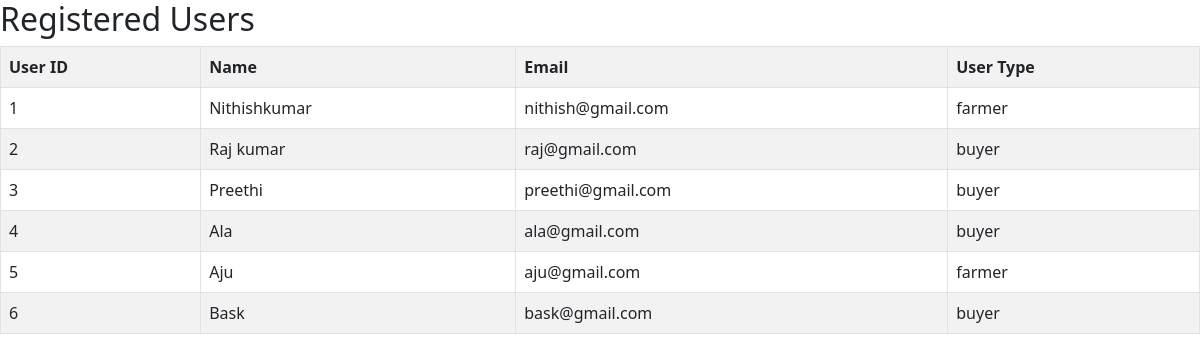
Screenshot of /admin/users (signed in) with the database file from the repository.
### tables this page shows
CREATE TABLE users (
    user_id INTEGER PRIMARY KEY AUTOINCREMENT,
    name TEXT,
    email TEXT UNIQUE,
    password TEXT,
    usertype TEXT
);

### app.py (the view)
@app.route("/admin/users")
def admin_users():
    if "admin" not in session:
        return "Please login as admin first!"
    conn = get_db_connection()
    cursor = conn.cursor()
    cursor.execute("SELECT * FROM users")
    users = cursor.fetchall()
    conn.close()
    return render_template("view_users.html", users=users)

### app.py (called while the page is built)
def get_db_connection():
    conn = sqlite3.connect("mushroom_cart.db")
    conn.row_factory = sqlite3.Row
    return conn

### templates/view_users.html (shortened to what this page needs)
<!DOCTYPE html>
<html>
<head>
    <link href="https://cdn.jsdelivr.net/npm/bootstrap@5.3.0/dist/css/bootstrap.min.css" rel="stylesheet">
</head>
<body>
    <h2>Registered Users</h2>
    <table class="table table-striped table-bordered">
        <tr>
            <th>User ID</th>
            <th>Name</th>
            <th>Email</th>
            <th>User Type</th>
        </tr>
        {% for user in users %}
        <tr>
            <td>{{ user[0] }}</td>
            <td>{{ user[1] }}</td>
            <td>{{ user[2] }}</td>
            <td>{{ user[4] }}</td>
        </tr>
        {% endfor %}
    </table>
</body>
</html>

### rows the page displays
users: user_id "1", name "Nithishkumar", email "nithish@gmail.com", usertype "farmer"
users: user_id "2", name "Raj kumar", email "raj@gmail.com", usertype "buyer"
users: user_id "3", name "Preethi", email "preethi@gmail.com", usertype "buyer"
users: user_id "4", name "Ala", email "ala@gmail.com", usertype "buyer"
users: user_id "5", name "Aju", email "aju@gmail.com", usertype "farmer"
users: user_id "6", name "Bask", email "bask@gmail.com", usertype "buyer"
